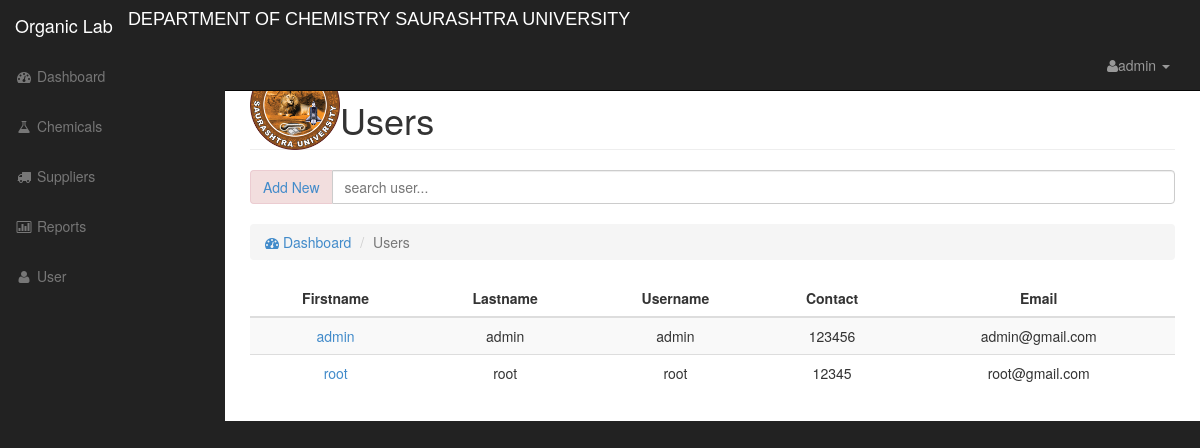
/userdata.php (signed in), run on the app's committed database.
### tables this page shows
CREATE TABLE `userdata` (
  `id` int NOT NULL AUTO_INCREMENT,
  `fname` varchar(50) NOT NULL,
  `lname` varchar(50) NOT NULL,
  `username` varchar(50) NOT NULL,
  `password` varchar(50) NOT NULL,
  `contact` varchar(50) NOT NULL,
  `email` varchar(50) NOT NULL,
  `address` text NOT NULL,
  `dateAdded` varchar(50) NOT NULL,
  `dateUpdated` varchar(50) NOT NULL,
  PRIMARY KEY (`id`)
);

### data/db1.php (called while the page is built, shortened)
<?php
    $db = 'cinventory';
?>

### data/userdata_model.php (called while the page is built, shortened)
<?php
    class User_data {
        function getusers(){
        include('db1.php');
           $q = "select * from userdata order by fname asc";
            $result = mysqli_query($conn,$q);
            return $result;
        }
    }
?>

### userdata.php (the view, shortened to what this page needs)
<?php include('include/header.php'); ?>
<?php include('include/sidebar.php'); ?>
<?php
    include('data/userdata_model.php');
    $datauser = new User_data();
?>
        <div id="page-wrapper">
            <div class="container-fluid">
                <div class="row">
                    <div class="col-lg-12">
                        <img src="/inventoryphp/organic/upload/logo.png" height="90" align="left" >
                        <h1 class="page-header">
                            Users
                        </h1>
                        <div class="input-group">
                            <span class="input-group-addon alert-danger"><a href="#adduser_modal" data-toggle="modal">Add New</a></span>
                            <input type="text" class="form-control" id="searchuser" placeholder="search user...">
                        </div>
                        <br />
                        <ol class="breadcrumb">
                            <li><a href="index.php"><i class="fa fa-dashboard"></i> Dashboard</a></li>
                            <li class="active">Users</li>
                        </ol>
                    </div>
                </div>
                <div class="row">
                    <div class="col-lg-12">
                        <div class="table-responsive">
                            <table class="table table-hover table-striped">
                                <thead>
                                    <tr>
                                        <th>Firstname</th>
                                        <th>Lastname</th>
                                        <th>Username</th>
                                        <th>Contact</th>
                                        <th>Email</th>
                                    </tr>
                                </thead>
                                <tbody class="table-user">
                                        <?php $user = $datauser->getusers(); ?>
                                        <?php while($row = mysqli_fetch_array($user)): ?>
                                            <tr>
                                                <td class="text-center"><a href="edituserdata.php?id=<?php echo $row['id'];?>"><?php echo $row['fname'];?></a></td>
                                                <td class="text-center"><?php echo $row['lname'];?></td>
                                                <td class="text-center"><?php echo $row['username'];?></td>
                                                <td class="text-center"><?php echo $row['contact'];?></td>
                                                <td class="text-center"><?php echo $row['email'];?></td>
                                            </tr>
                                        <?php endwhile; ?>
                                </tbody>
                            </table>
                        </div>
                    </div>
                </div>
            </div>
        </div>
    </div>
<?php include('include/footer.php'); ?>

### css/sb-admin.css (style rules this page uses)
body { margin-top: 100px; background-color: #222; }
@media (min-width:768px) { body { margin-top: 50px; } }
#page-wrapper { width: 100%; padding: 0; background-color: #fff; }
@media (min-width:768px) { #page-wrapper { padding: 10px; } }

### css/mystyle.css (style rules this page uses)
table th { text-align: center; }
.fa { cursor: pointer; }

### data on the page
userdata: fname "admin", lname "admin", username "admin", contact "123456", email "admin@gmail.com"
userdata: fname "root", lname "root", username "root", contact "12345", email "root@gmail.com"
